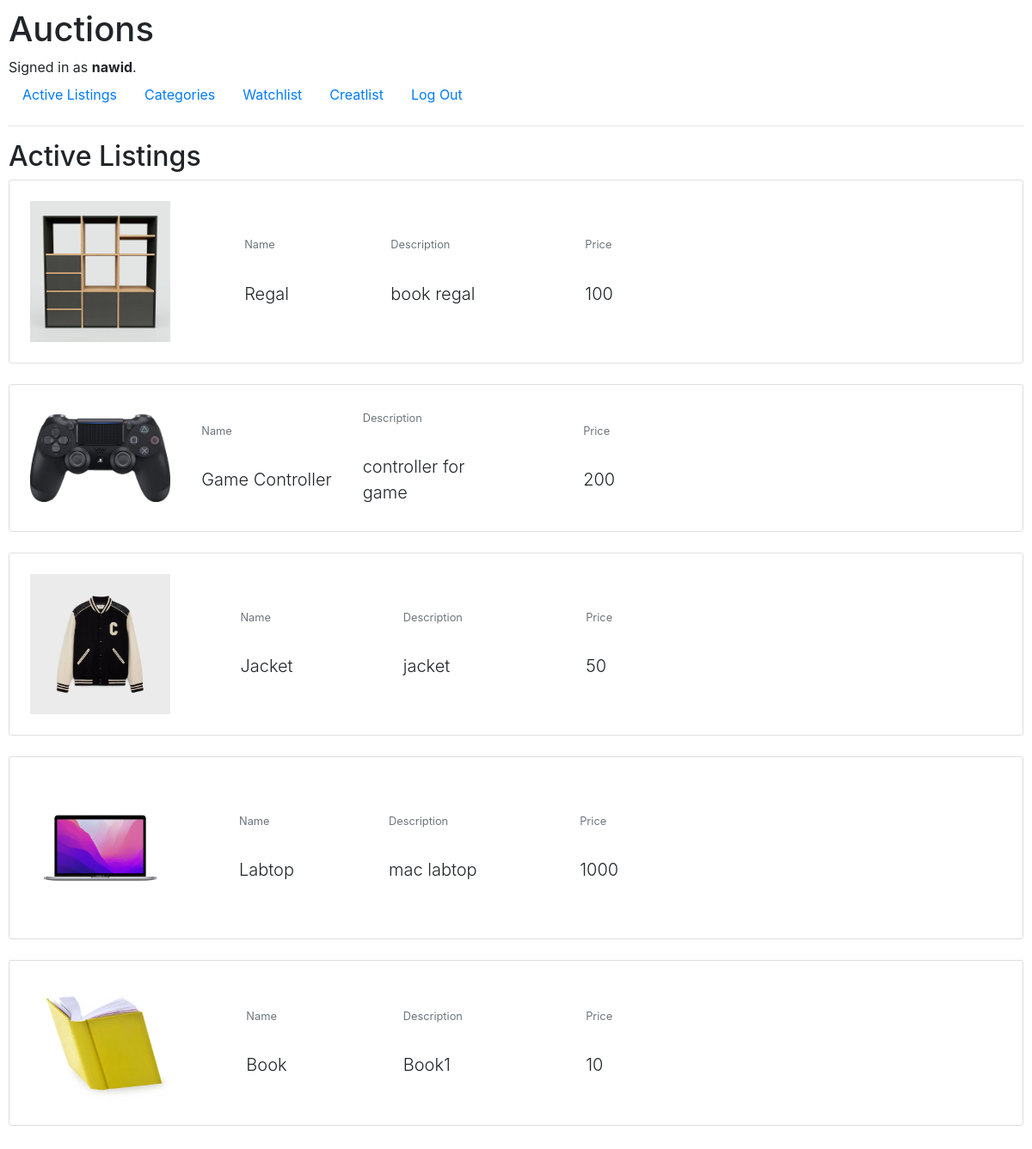
Screenshot of / (signed in) with the database file from the repository.
### auctions/models.py (models this page shows)
class User(AbstractUser):
    pass

class Listing(models.Model):
    title = models.CharField(max_length=64)
    description = models.CharField(max_length=256)
    price = models.IntegerField()
    image = models.ImageField(upload_to='img')
    status = models.BooleanField()
    category = models.ForeignKey(Category, on_delete=models.CASCADE, related_name="category")
    user = models.ForeignKey(User, on_delete=models.CASCADE, related_name="user")

### auctions/views.py (the view)
# urls.py: path("", views.index, name="index"),
def index(request):
    return render(request, "auctions/index.html", {
        "listing": Listing.objects.all()
    })

### auctions/templates/auctions/index.html (shortened to what this page needs)
{% extends "auctions/layout.html" %}
{% block body %}
    <h2>Active Listings</h2>
        {% for list in listing %}
            {% if list.status %}
                            <div class="card mb-4">
                                <div class="card-body p-4">
                                    <div class="row align-items-center">
                                        <div class="col-md-2">
                                            <a href="{% url 'listing' list.id %}">
                                                <img src={{list.image.url}} class="img-fluid" alt="Generic placeholder image">
                                            </a>
                                        </div>
                                            <div class="col-md-2 d-flex justify-content-center">
                                                <div>
                                                    <p class="small text-muted mb-4 pb-2">Name</p>
                                                    <p class="lead fw-normal mb-0">{{list.title}}</p>
                                                </div>
                                            </div>
                                                <div class="col-md-2 d-flex justify-content-center">
                                                    <div>
                                                        <p class="small text-muted mb-4 pb-2">Description</p>
                                                        <p class="lead fw-normal mb-0">{{list.description}}</p>
                                                    </div>
                                                </div>
                                                    <div class="col-md-2 d-flex justify-content-center">
                                                         <div>
                                                            <p class="small text-muted mb-4 pb-2">Price</p>
                                                            <p class="lead fw-normal mb-0">{{list.price}}</p>
                                                        </div>
                                                    </div>
                                                </div>
                                            </div>
                                        </div>
            {% endif %}
        {% endfor %}
{% endblock %}

### auctions/templates/auctions/layout.html (shortened to what this page needs)
{% load static %}
<!DOCTYPE html>
<html lang="en">
    <head>
        <link rel="stylesheet" href="https://stackpath.bootstrapcdn.com/bootstrap/4.4.1/css/bootstrap.min.css">
        <link href="{% static 'auctions/styles.css' %}" rel="stylesheet">
    </head>
    <body>
        <h1>Auctions</h1>
        <div>
            {% if user.is_authenticated %}
                Signed in as <strong>{{ user.username }}</strong>.
            {% else %}
                Not signed in.
            {% endif %}
        </div>
        <ul class="nav">
            <li class="nav-item">
                <a class="nav-link" href="{% url 'index' %}">Active Listings</a>
            </li>
            {% if user.is_authenticated %}
                <li class="nav-item">
                    <a class="nav-link" href="{% url 'category' %}">Categories</a>
                </li>
                <li class="nav-item">
                    <a class="nav-link" href="{% url 'watchlist' %}">Watchlist</a>
                </li>
                <li class="nav-item">
                    <a class="nav-link" href="{% url 'createlist' %}">Creatlist</a>
                </li>
                <li class="nav-item">
                    <a class="nav-link" href="{% url 'logout' %}">Log Out</a>
                </li>
            {% endif %}
        </ul>
        <hr>
        {% block body %}
        {% endblock %}
    </body>
</html>

### auctions/static/auctions/styles.css (style rules this page uses)
body { padding: 10px; }

### rows the page displays
User: username "nawid"
Listing: image (picture), title "Regal", description "book regal", price "100"
Listing: image (picture), title "Game Controller", description "controller for game", price "200"
Listing: image (picture), title "Jacket", description "jacket", price "50"
Listing: image (picture), title "Labtop", description "mac labtop", price "1000"
Listing: image (picture), title "Book", description "Book1", price "10"
